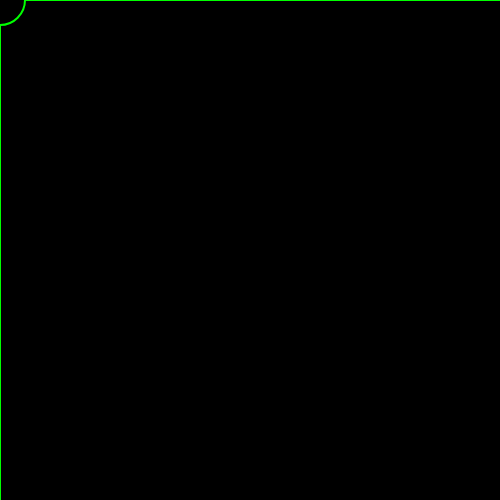
Frame 1 (no input)
Frame 60 (no input): identical to frame 1, image omitted
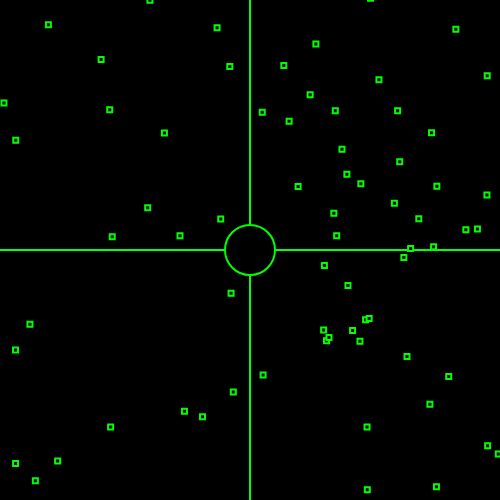
Frame 120 (the mouse pressed at the canvas centre since frame 60)

The p5.js sketch that drew these frames (run headless with seeded random() and noise() and a simulated clock; from frame 60 on, the mouse is pressed at the canvas centre):

// p5.js sketch
// ── sketch.js
var q=100;
var x=[];
var y=[];
var vx=[];
var vy=[];
var a=false; //animazione

function setup(){
  createCanvas (500,500);

  for (var i=0; i<q; i++) {
    vx[i]=random(-5,5);
    vy[i]=random(-5,5);
  }
}

function draw(){ 
  background (0);

  stroke (0,255,0);
  strokeWeight (2);

  line (mouseX,0, mouseX,height);
  line (0,mouseY, width,mouseY);

  fill (0);
  ellipse (mouseX,mouseY, 50); 
  
  if (a){
    for (var i=0; i<q; i++) {
    rect (x[i],y[i],5,5);
    x[i]+=vx[i];
    y[i]+=vy[i];
    }
  }
}

function mousePressed (){
  for (var i=0; i<q; i++) {
    x[i]=mouseX;
    y[i]=mouseY;
  }
  a=true;
}
